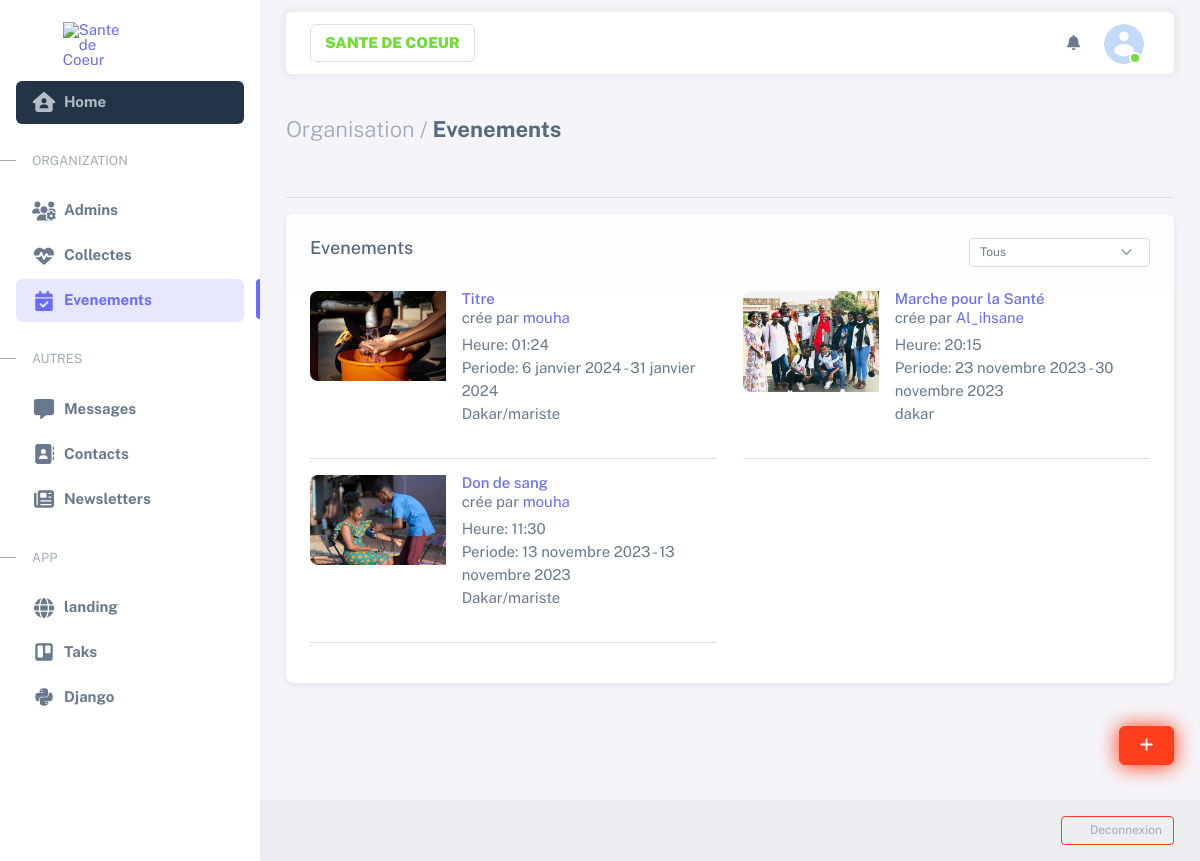
Page /sante/events/ (signed in) on the committed database.
### administration/models.py (models this page shows, shortened)
class EvenementCampagne(models.Model):
    titre = models.CharField(max_length=200)
    created_at = models.DateTimeField(auto_now_add=True)
    created_by = models.ForeignKey(User, on_delete=models.CASCADE)
    description = models.TextField()
    date_debut = models.DateTimeField()
    date_fin = models.DateTimeField()
    lieu = models.CharField(max_length=200)
    objectifs = models.TextField()
    image = models.ImageField(upload_to='campages/')
    type_evenement = models.CharField(max_length=50)
    participant = models.IntegerField(default=0)
    custom_fields = models.JSONField(blank=True, null=True)
    oraganisateurs = models.ManyToManyField(User, related_name='evenements_inscrits', blank=True)

### administration/views.py (the view)
# urls.py: path('events/', events, name='events'),
@login_required(login_url='login')
def events(request):
    events = EvenementCampagne.objects.all().order_by('-created_at')
    organisateurs = User.objects.all()
    types_evenement = [
        'Don de sande',
        'campagne medical'
    ]
    context = {
        'events' : events,
        'organisateurs' : organisateurs,
        'type_events' : types_evenement,
        'form' : EvenementCampagneForm()
    }
    return render(request, "administration/pages/events/event_list.html", context)

### administration/forms.py
class EvenementCampagneForm(forms.ModelForm):
    class Meta:
        model = EvenementCampagne
        fields = ("__all__")

### context_processor.py (called while the page is built)
def all_context(request):
    user = request.user
    try :
        site = Site.objects.get(pk = 1)
    except Site.DoesNotExist :
        site = None
    try :
        avatar = Avatar.objects.get(user = user.pk, primary = 1)
        print(avatar)
    except Avatar.DoesNotExist :
        avatar = None
        print(avatar)
    context = {
        'avatar' : avatar,
        'site' : site,
        'path' : request.path
    }
    return context

### administration/templates/administration/pages/events/event_list.html (shortened to what this page needs)
{% extends "bases/sneat.html" %}
{% load static %}
{% block main %}
<div class="container-xxl flex-grow-1 container-p-y">
    <div class="d-md-flex justify-content-between">
      <h4 class="fw-bold py-3 mb-4"><span class="text-muted fw-light">Organisation /</span> Evenements </h4>
    </div>
    <hr class="" />
    <div class="card mb-3 mb-lg-0">
      <div class="card-header bg-light d-flex justify-content-between">
        <h5 class="mb-0">Evenements</h5>
        <form><select class="form-select form-select-sm" aria-label=".form-select-sm example">
            <option selected="selected">Tous</option>
          </select></form>
      </div>
      <div class="card-body fs--1">
        <div class="row">
          {% for event in events %}
          <div class="col-md-6">
            <div class="row g-0">
              <div class="col-4">
                <a>
                <img class="card-img card-img-left" src="{{ event.image.url }}" alt="Card image" />
              </a>
              </div>
              <div class="col-8">
                <div class="">
                  <div class="flex-1 position-relative ps-3">
                    <h6 class="fs-0 mb-0"><a class="" href="{% url 'event_details' event.pk %}">{{ event.titre|capfirst }} </a></h6>
                    <p class="mb-1">crée par <a href="#!" class="text-700">{{ event.created_by }}	</a></p>
                    <p class="text-1000 mb-0">Heure: {{ event.date_debut|time }}</p>
                    <p class="text-1000 mb-0">Periode: {{ event.date_debut|date }} - {{ event.date_fin|date }}</p>{{ event.lieu }}<div class="border-dashed-bottom my-3"></div>
                  </div>
                </div>
              </div>
            </div>
            <hr / >
          </div>
          {% endfor %}
          </div>
        </div>
      </div>
    </div>
</div>
{% endblock main %}
{% block floting_button %}
<a
  href="#"
  target="_blank"
  class="btn btn-danger btn-buy-now"
  data-bs-toggle="modal"
  data-bs-target="#addeventModal"
  ><span class="fas fa-plus" ></span></a
  >
{% endblock floting_button %}
{% block madals %}
{% include "administration/pages/events/create_event_modal.html" %}
{% endblock madals %}

### rows in the picture
EvenementCampagne: image (picture), titre "Titre", created_by "mouha", date_debut "01:24", date_debut "6 janvier 2024", date_fin "31 janvier 2024", lieu "Dakar/mariste"
EvenementCampagne: image (picture), titre "Marche pour la Santé", created_by "Al_ihsane", date_debut "20:15", date_debut "23 novembre 2023", date_fin "30 novembre 2023", lieu "dakar"
EvenementCampagne: image (picture), titre "Don de sang", created_by "mouha", date_debut "11:30", date_debut "13 novembre 2023", date_fin "13 novembre 2023", lieu "Dakar/mariste"
